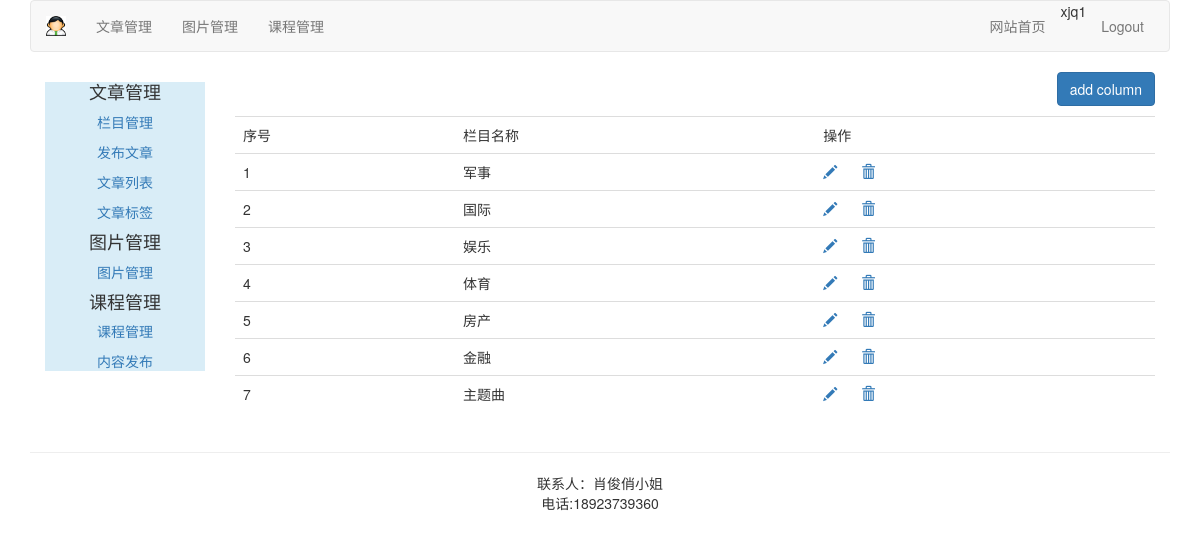
Before: /article/article-column/ (signed in) with the older database file.
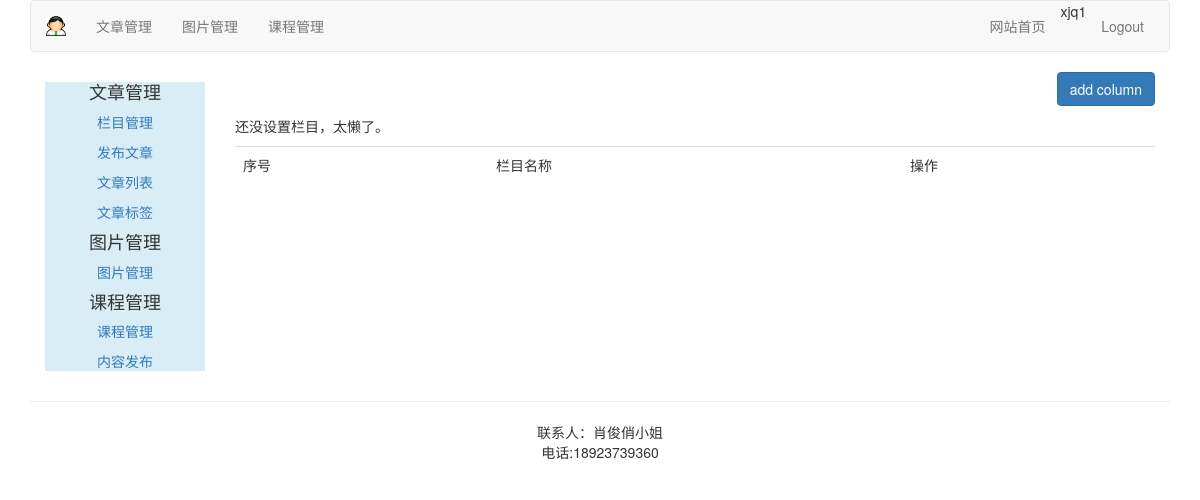
After: the same page with the newer database file.
### article/models.py (models this page shows, shortened)
class ArticleColumn(models.Model):
    user = models.ForeignKey(User,on_delete=models.CASCADE,related_name='article_column')
    column = models.CharField(max_length= 200)
    created = models.DateField(auto_now_add=True)

### article/views.py (the view, shortened to what this page needs)
# urls.py: path('article-column/',views.article_column,name="article_column"),
@login_required(login_url='/account/login/')
@csrf_exempt
def article_column(request):
    if request.method == "GET":
        columns = ArticleColumn.objects.filter(user=request.user)
        column_form =ArticleColumnForm()
        return render(request,"article/column/article_column.html",{"columns":columns,'column_form':column_form})

### templates/article/column/article_column.html (shortened to what this page needs)
{% extends "article/base.html" %}
{% load staticfiles %}
{% block content %}
    <div>
    <p class="text-right" ><button id="add_column" onclick="add_column()" class="btn btn-primary">add column</button> </p>
    <table class="table table-hover">
        <tr>
            <td>序号</td>
            <td>栏目名称</td>
            <td>操作</td>
        </tr>
        {% for column in columns %}
        <tr>
            <td>{{ forloop.counter }}</td>
            <td>{{ column.column }}</td>
            <td>
                <a name="edit" href="javascript:" onclick="edit_column(this,{{ column.id }})">
                    <span class="glyphicon glyphicon-pencil"></span>
                </a>
                <a name="delete" href="javascript:" onclick="del_column(this,{{ column.id }})">
                    <span class="glyphicon glyphicon-trash" style="margin-left: 20px;"></span>
                </a>
            </td>
        </tr>
        {% empty %}
            <p>还没设置栏目，太懒了。</p>
        {% endfor %}
    </table>
    </div>
{% endblock %}

Changed rows visible on the page:
removed ArticleColumn: column "军事"
removed ArticleColumn: column "国际"
removed ArticleColumn: column "娱乐"
removed ArticleColumn: column "体育"
removed ArticleColumn: column "房产"
removed ArticleColumn: column "金融"
removed ArticleColumn: column "主题曲"
Other visible differences:
text now shown: "还没设置栏目，太懒了。"
